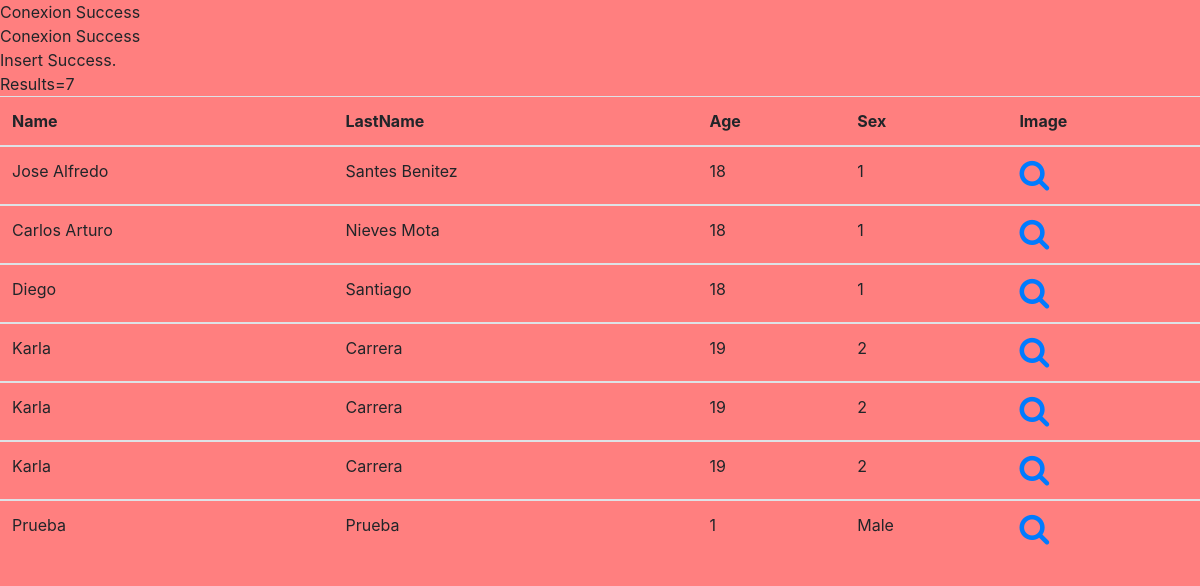
The page /PC_Store/app/load.php on the database its author committed.
### tables this page shows
CREATE TABLE `employee` (
  `employee_id` int(11) NOT NULL,
  `name` varchar(255) NOT NULL,
  `lastname` varchar(255) NOT NULL,
  `age` int(11) NOT NULL,
  `sex` varchar(255) NOT NULL,
  `img` varchar(255) NOT NULL
);

### PC_Store/app/load.php (the view, shortened to what this page needs)
<!DOCTYPE html>
<html>
<head>
	<link rel="stylesheet" href="https://maxcdn.bootstrapcdn.com/bootstrap/4.0.0-beta/css/bootstrap.min.css">
	<link rel="stylesheet" href="../fonts/css/font-awesome.min.css">
</head>
<body style="background-color:rgba(255,0,0,0.5);">
<?php
require_once("../db/db.class.php");
$name=$_POST["name"];
$lastname=$_POST["lastname"];
$age=$_POST["age"];
$sex=$_POST["sex"];
$imgName=$_FILES["picture"]["name"];
$con=new DbCon();
	$con=new DbCon();
	$con->insert("employee","null,'$name','$lastname','$age','$sex','$imgName'");
$result=$con->search("*","employee","1");
$num_result=$result->num_rows;
echo "Results=$num_result";
echo "<table class='table table-hover'>";
	echo "<thead class='thead-inverse'>
			<tr>
				<th>Name</th>
				<th>LastName</th>
				<th>Age</th>
				<th>Sex</th>
				<th>Image</th>
			</tr>
		</thead>";
	for ($i=0; $i<$num_result; $i++) {
		$row=$result->fetch_assoc();
		echo "<tbody>
			<tr>";
			echo "<td>".$row["name"]."</td>";
			echo "<td>".$row["lastname"]."</td>";
			echo "<td>".$row["age"]."</td>";
			echo "<td>".$row["sex"]."</td>";
			echo "<td><a href='../img/".$row["img"]."'><i class='fa fa-search fa-2x'></i></a></td>";
	}
echo "</table>";
?>
</body>
</html>

### PC_Store/db/db.class.php
<?php
class DbCon {
	private $server="localhost";
	private $user="root";
	private $pass="";
	private $db="pc_store";
	private $conexion;
	public function __construct(){
		$this->con();
	}
	private function con(){
		$conn=new mysqli($this->server,$this->user,$this->pass,$this->db);
		if(mysqli_connect_errno()){
			echo "Conexion Fail<br>";
			exit;
		}else{
			$this->conexion=$conn;
			echo "Conexion Success<br>";
		}
	}
	public function insert($table,$values){
		$query="insert into $table value($values)";
			$result=$this->conexion->query($query);
			if($result){
				echo "Insert Success.<br>";
			}else{
				echo "Insert Fail.<br>";
			}
	}
	public function search($colums,$table,$condicion){
		$query="select $colums from $table where $condicion";
		$result=$this->conexion->query($query);
		return $result;
	}
}
?>

### rows shown on the page
employee: name "Jose Alfredo", lastname "Santes Benitez", age "18", sex "1"
employee: name "Carlos Arturo", lastname "Nieves Mota", age "18", sex "1"
employee: name "Diego", lastname "Santiago", age "18", sex "1"
employee: name "Karla", lastname "Carrera", age "19", sex "2"
employee: name "Karla", lastname "Carrera", age "19", sex "2"
employee: name "Karla", lastname "Carrera", age "19", sex "2"
employee: name "Prueba", lastname "Prueba", age "1", sex "Male"

### other values the page prints
$num_result "7"
